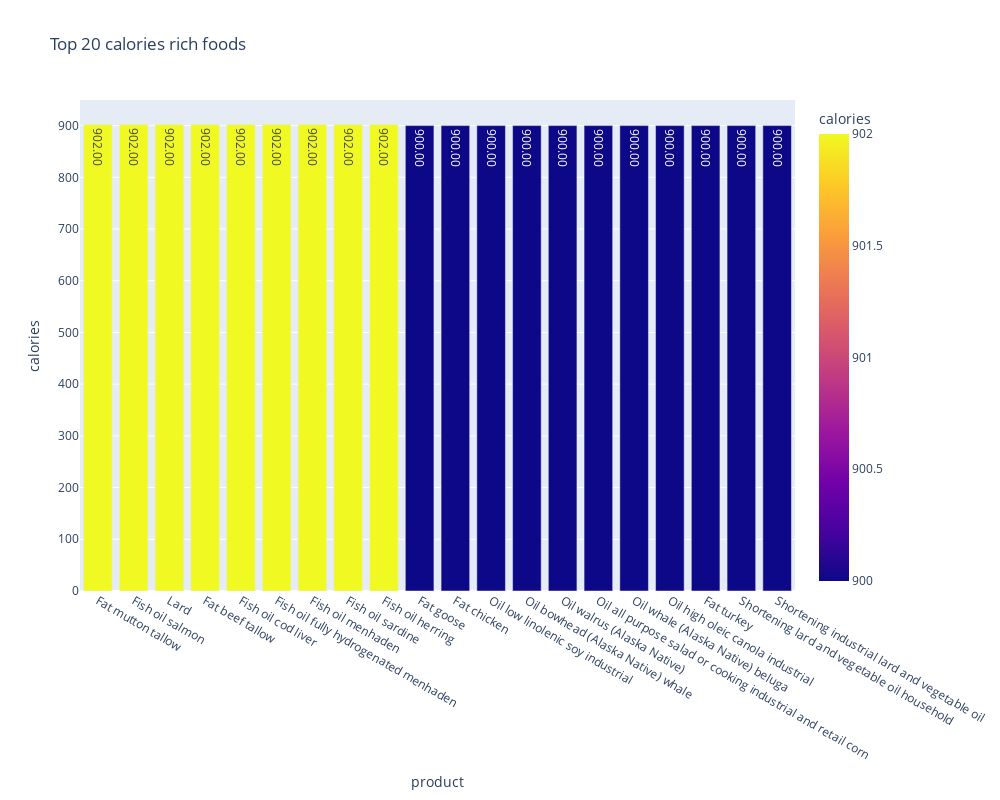

Notebook source saved alongside this figure:
### Markdown cell above
# Food with the highest Calories overall

### Code cell
calories_rich= nutrients.sort_values(by='calories', ascending= False)
top_20 = calories_rich.head(20)
fig = px.bar(top_20, x='product', y='calories', color='calories', title='Top 20 calories rich foods', width=1000, height=800, text = 'calories', text_auto = '.2f')
fig.show()

### Figure 1 — Plotly figure (JSON) as saved in the notebook; plotly's stock layout.template omitted (floating-point values rounded to 4 significant figures)
{"data": [{"hovertemplate": "product=%{x}<br>calories=%{marker.color}<extra></extra>", "legendgroup": "", "marker": {"color": [902, 902, 902, 902, 902, 902, 902, 902, 902, 900, 900, 900, 900, 900, 900, 900, 900, 900, 900, 900], "coloraxis": "coloraxis", "pattern": {"shape": ""}}, "name": "", "orientation": "v", "showlegend": false, "text": [902.0, 902.0, 902.0, 902.0, 902.0, 902.0, 902.0, 902.0, 902.0, 900.0, 900.0, 900.0, 900.0, 900.0, 900.0, 900.0, 900.0, 900.0, 900.0, 900.0], "textposition": "auto", "texttemplate": "%{y:.2f}", "type": "bar", "x": ["Fat mutton tallow", "Fish oil salmon", "Lard", "Fat beef tallow", "Fish oil cod liver", "Fish oil fully hydrogenated menhaden", "Fish oil menhaden", "Fish oil sardine", "Fish oil herring", "Fat goose", "Fat chicken", "Oil low linolenic soy industrial", "Oil bowhead (Alaska Native) whale", "Oil walrus (Alaska Native)", "Oil all purpose salad or cooking industrial and retail corn", "Oil whale (Alaska Native) beluga", "Oil high oleic canola industrial", "Fat turkey", "Shortening lard and vegetable oil household", "Shortening industrial lard and vegetable oil"], "xaxis": "x", "y": [902, 902, 902, 902, 902, 902, 902, 902, 902, 900, 900, 900, 900, 900, 900, 900, 900, 900, 900, 900], "yaxis": "y"}], "layout": {"barmode": "relative", "coloraxis": {"colorbar": {"title": {"text": "calories"}}, "colorscale": [[0, "#0d0887"], [0.1111, "#46039f"], [0.2222, "#7201a8"], [0.3333, "#9c179e"], [0.4444, "#bd3786"], [0.5556, "#d8576b"], [0.6667, "#ed7953"], [0.7778, "#fb9f3a"], [0.8889, "#fdca26"], [1, "#f0f921"]]}, "height": 800, "legend": {"tracegroupgap": 0}, "title": {"text": "Top 20 calories rich foods"}, "width": 1000, "xaxis": {"anchor": "y", "domain": [0, 1], "title": {"text": "product"}}, "yaxis": {"anchor": "x", "domain": [0, 1], "title": {"text": "calories"}}}}
